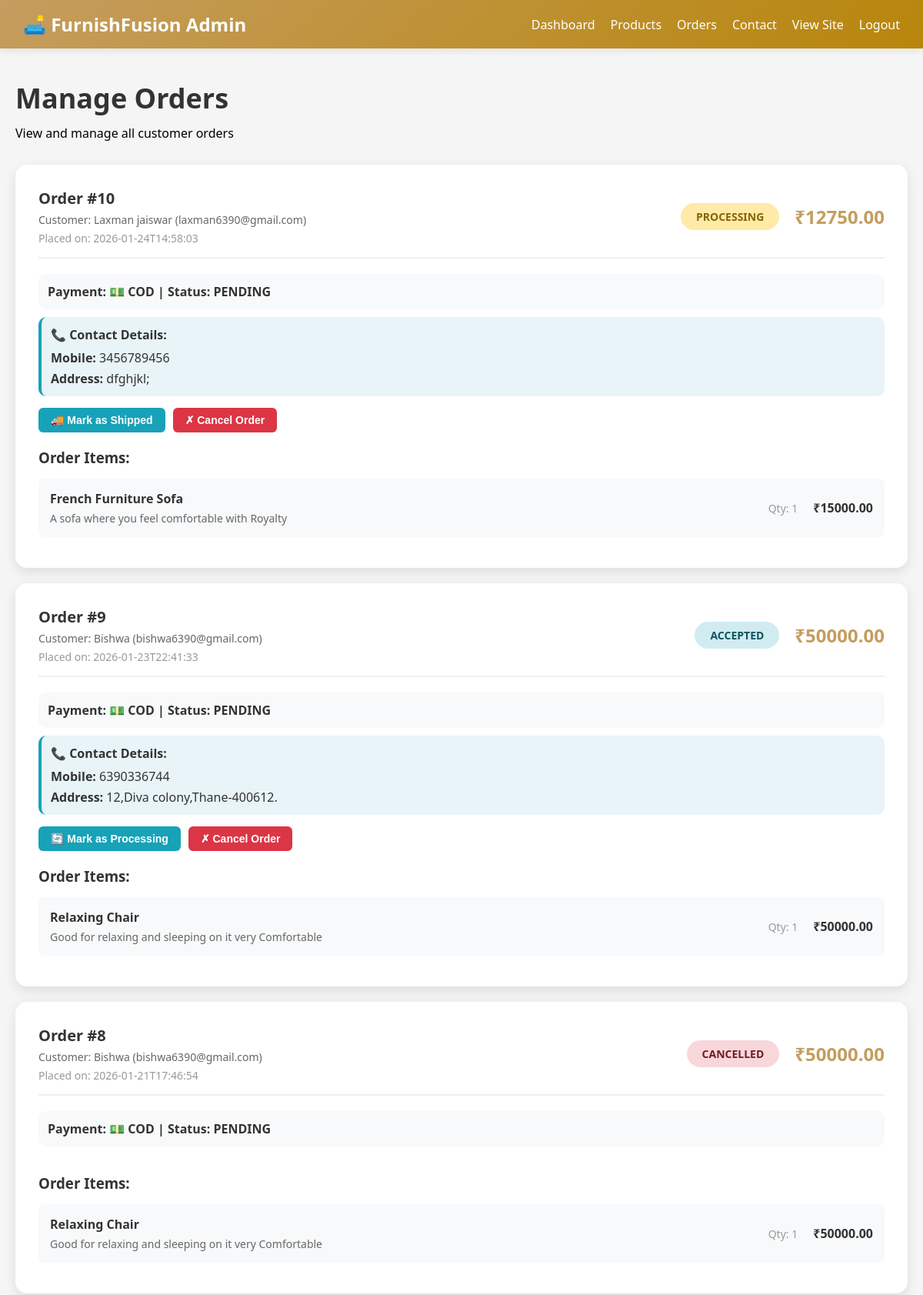
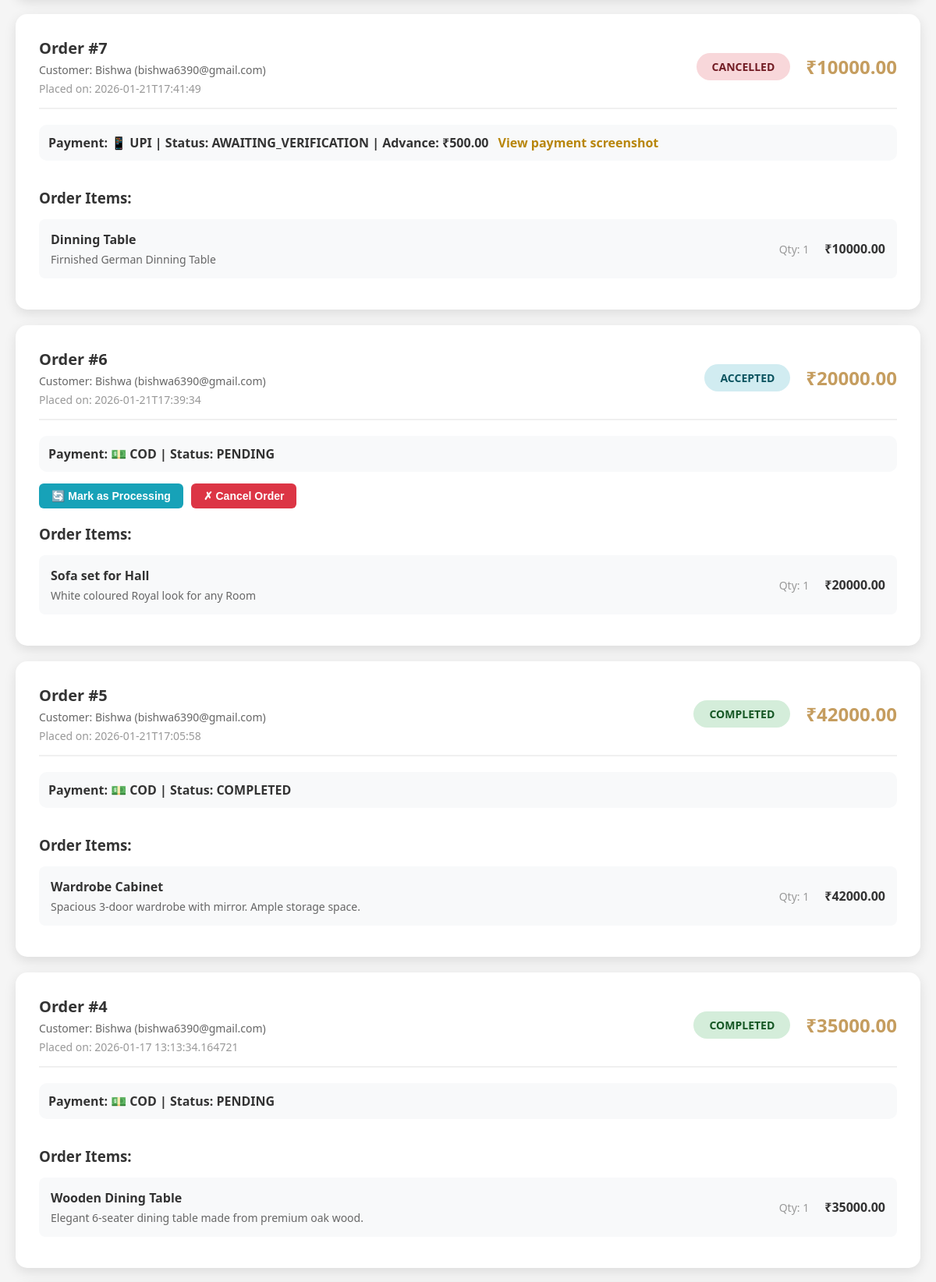
The app's page /admin/orders (signed in, upper part) with its own data (2 pictures, top to bottom).
### tables this page shows
CREATE TABLE orders (
            id INTEGER PRIMARY KEY AUTOINCREMENT,
            user_id INTEGER NOT NULL,
            total REAL NOT NULL,
            status TEXT DEFAULT 'pending',
            created_at TIMESTAMP DEFAULT CURRENT_TIMESTAMP, payment_method TEXT DEFAULT 'cod', payment_status TEXT DEFAULT 'pending', updated_at TEXT, advance_amount REAL, payment_proof_url TEXT, coupon_id INTEGER REFERENCES coupons(id), discount_amount REAL DEFAULT 0, contact_mobile TEXT, contact_address TEXT,
            FOREIGN KEY (user_id) REFERENCES users(id)
        );

CREATE TABLE users (
            id INTEGER PRIMARY KEY AUTOINCREMENT,
            name TEXT NOT NULL,
            email TEXT UNIQUE NOT NULL,
            password TEXT NOT NULL,
            created_at TIMESTAMP DEFAULT CURRENT_TIMESTAMP
        );

CREATE TABLE order_items (
            id INTEGER PRIMARY KEY AUTOINCREMENT,
            order_id INTEGER NOT NULL,
            product_id INTEGER NOT NULL,
            quantity INTEGER DEFAULT 1,
            price REAL NOT NULL,
            FOREIGN KEY (order_id) REFERENCES orders(id),
            FOREIGN KEY (product_id) REFERENCES products(id)
        );

CREATE TABLE products (
            id INTEGER PRIMARY KEY AUTOINCREMENT,
            name TEXT NOT NULL,
            description TEXT,
            price REAL NOT NULL,
            image_url TEXT,
            created_at TIMESTAMP DEFAULT CURRENT_TIMESTAMP
        , category TEXT, rating REAL DEFAULT 0.0);

### routes/admin_routes.py (the view)
    def decorated_function(*args, **kwargs):
        if "admin_id" not in session:
            flash("Admin access required. Please login as admin.", "error")
            return redirect("/admin/login")
        return f(*args, **kwargs)

### app.py (called while the page is built, shortened)
@app.context_processor
def inject_wishlist_count():
    from flask import session
    n = 0
    return {"wishlist_count": n}

### db.py (called while the page is built)
def get_db():
    db = getattr(g, '_database', None)
    if db is None:
        db = g._database = sqlite3.connect(DATABASE)
        db.row_factory = sqlite3.Row
    return db

### routes/admin_routes.py (called while the page is built)
def admin_required(f):
    def decorated_function(*args, **kwargs):
        if "admin_id" not in session:
            flash("Admin access required. Please login as admin.", "error")
            return redirect("/admin/login")
        return f(*args, **kwargs)
    decorated_function.__name__ = f.__name__
    return decorated_function

@admin_bp.route("/admin/orders")
@admin_required
def admin_orders():
    db = get_db()
    orders = db.execute(
        """SELECT o.*, u.name as user_name, u.email as user_email
           FROM orders o
           JOIN users u ON o.user_id = u.id
           ORDER BY o.created_at DESC"""
    ).fetchall()
    orders_with_items = []
    for order in orders:
        items = db.execute(
            """SELECT oi.*, p.name, p.description
               FROM order_items oi
               JOIN products p ON oi.product_id = p.id
               WHERE oi.order_id = ?""",
            (order["id"],)
        ).fetchall()
        orders_with_items.append({
            "order": order,
            "order_items": items
        })
    return render_template("admin_orders.html", orders_with_items=orders_with_items)

### templates/admin_orders.html (shortened to what this page needs)
<!DOCTYPE html>
<html lang="en">
<head>
</head>
<body>
    <nav class="navbar">
        <div class="nav-content">
            <a href="/admin/dashboard" class="nav-brand">🛋️ FurnishFusion Admin</a>
            <div class="nav-links">
                <a href="/admin/dashboard">Dashboard</a>
                <a href="/admin/products">Products</a>
                <a href="/admin/orders">Orders</a>
                <a href="/admin/contact">Contact</a>
                <a href="/products">View Site</a>
                <a href="/admin/logout">Logout</a>
            </div>
        </div>
    </nav>
    <div class="container">
        <div class="page-header">
            <h1>Manage Orders</h1>
            <p>View and manage all customer orders</p>
        </div>
        {% if orders_with_items %}
            {% for order_data in orders_with_items %}
            <div class="order-card">
                <div class="order-header">
                    <div class="order-info">
                        <div class="order-id">Order #{{ order_data.order.id }}</div>
                        <div class="order-customer">
                            Customer: {{ order_data.order.user_name }} ({{ order_data.order.user_email }})
                        </div>
                        <div class="order-date">
                            Placed on: {{ order_data.order.created_at if order_data.order.created_at else 'N/A' }}
                        </div>
                    </div>
                    <div class="order-status-section">
                        <span class="order-status status-{{ order_data.order.status.lower() }}">
                            {{ order_data.order.status }}
                        </span>
                        <div class="order-total">₹{{ "%.2f"|format(order_data.order.total) }}</div>
                    </div>
                </div>
                <div style="margin-top: 10px; padding: 12px; background:#f8f9fa; border-radius: 10px; display:flex; gap:12px; flex-wrap:wrap; align-items:center;">
                    <div style="color:#333; font-weight:600;">
                        Payment:
                        {% if order_data.order.payment_method == 'cod' %}💵 COD{% elif order_data.order.payment_method == 'upi' %}📱 UPI{% else %}{{ order_data.order.payment_method|upper }}{% endif %}
                        | Status: {{ (order_data.order.payment_status or 'pending')|upper }}
                        {% if order_data.order.advance_amount %}
                            | Advance: ₹{{ "%.2f"|format(order_data.order.advance_amount) }}
                        {% endif %}
                    </div>
                    {% if order_data.order.payment_proof_url %}
                        <a href="{{ order_data.order.payment_proof_url }}" target="_blank" style="color:#B8860B; font-weight:700; text-decoration:none;">
                            View payment screenshot
                        </a>
                    {% endif %}
                </div>
                {% if order_data.order.contact_mobile or order_data.order.contact_address %}
                <div style="margin-top: 10px; padding: 12px; background:#e8f4f8; border-radius: 10px; border-left: 4px solid #17a2b8;">
                    <div style="font-weight:700; color:#333; margin-bottom:8px;">📞 Contact Details:</div>
                    {% if order_data.order.contact_mobile %}
                        <div style="margin-bottom:5px; color:#333;">
                            <strong>Mobile:</strong> {{ order_data.order.contact_mobile }}
                        </div>
                    {% endif %}
                    {% if order_data.order.contact_address %}
                        <div style="color:#333;">
                            <strong>Address:</strong> {{ order_data.order.contact_address }}
                        </div>
                    {% endif %}
                </div>
                {% endif %}
                <div class="status-actions">
                    {% if order_data.order.status.lower() == 'pending' %}
                    <form method="POST" action="/admin/orders/update-status/{{ order_data.order.id }}" style="display: inline;">
                        <input type="hidden" name="status" value="accepted">
                        <button type="submit" class="btn-status btn-accept">✓ Accept Order</button>
                    </form>
                    <form method="POST" action="/admin/orders/update-status/{{ order_data.order.id }}" style="display: inline;">
                        <input type="hidden" name="status" value="cancelled">
                        <button type="submit" class="btn-status btn-cancel" onclick="return confirm('Are you sure you want to cancel this order?');">✗ Cancel Order</button>
                    </form>
                    {% elif order_data.order.status.lower() == 'accepted' %}
                    <form method="POST" action="/admin/orders/update-status/{{ order_data.order.id }}" style="display: inline;">
                        <button type="submit" class="btn-status btn-complete">🔄 Mark as Processing</button>
                    </form>
                    <form method="POST" action="/admin/orders/update-status/{{ order_data.order.id }}" style="display: inline;">
                        <button type="submit" class="btn-status btn-cancel" onclick="return confirm('Are you sure you want to cancel this order?');">✗ Cancel Order</button>
                    </form>
                    {% elif order_data.order.status.lower() == 'processing' %}
                    <form method="POST" action="/admin/orders/update-status/{{ order_data.order.id }}" style="display: inline;">
                        <button type="submit" class="btn-status btn-complete">🚚 Mark as Shipped</button>
                    </form>
                    <form method="POST" action="/admin/orders/update-status/{{ order_data.order.id }}" style="display: inline;">
                        <button type="submit" class="btn-status btn-cancel" onclick="return confirm('Are you sure you want to cancel this order?');">✗ Cancel Order</button>
                    </form>
                    {% elif order_data.order.status.lower() == 'shipped' %}
                    <form method="POST" action="/admin/orders/update-status/{{ order_data.order.id }}" style="display: inline;">
                        <input type="hidden" name="status" value="delivered">
                        <button type="submit" class="btn-status btn-complete">🎉 Mark as Delivered</button>
                    </form>
                    {% elif order_data.order.status.lower() == 'delivered' %}
                    <form method="POST" action="/admin/orders/update-status/{{ order_data.order.id }}" style="display: inline;">
                        <input type="hidden" name="status" value="completed">
                        <button type="submit" class="btn-status btn-complete">✅ Mark as Completed</button>
                    </form>
                    {% endif %}
                </div>
                <div class="order-items">
                    <h3 style="margin-bottom: 15px; color: #333;">Order Items:</h3>
                    {% for item in order_data.order_items %}
                    <div class="order-item">
                        <div class="item-info">
                            <div class="item-name">{{ item.name }}</div>
                            <div class="item-details">{{ item.description or 'Premium quality furniture' }}</div>
                        </div>
                        <div class="item-quantity">Qty: {{ item.quantity }}</div>
                        <div class="item-price">₹{{ "%.2f"|format(item.price * item.quantity) }}</div>
                    </div>
                    {% endfor %}
                </div>
            </div>
            {% endfor %}
        {% else %}
        <div class="empty-state">
            <div class="empty-state-icon">📭</div>
            <h2>No Orders Yet</h2>
            <p>Orders will appear here when customers place them.</p>
        </div>
        {% endif %}
    </div>
</body>
</html>

### templates/admin_orders.html (style rules this page uses)
* { margin: 0; padding: 0; box-sizing: border-box; }
body { font-family: 'Segoe UI', Tahoma, Geneva, Verdana, sans-serif; background: #f5f5f5; min-height: 100vh; }
.navbar { background: linear-gradient(135deg, #C59D5F 0%, #B8860B 100%); color: white; padding: 15px 30px; box-shadow: 0 2px 10px rgba(0, 0, 0, 0.1); }
.nav-content { max-width: 1400px; margin: 0 auto; display: flex; justify-content: space-between; align-items: center; }
.nav-brand { font-size: 24px; font-weight: 700; cursor: pointer; text-decoration: none; color: white; }
.nav-links { display: flex; gap: 20px; align-items: center; }
.nav-links a { color: white; text-decoration: none; font-weight: 500; }
.container { max-width: 1400px; margin: 40px auto; padding: 0 20px; }
.page-header { margin-bottom: 30px; }
.page-header h1 { color: #333; font-size: 36px; margin-bottom: 10px; }
.order-card { background: white; border-radius: 15px; padding: 30px; margin-bottom: 20px; box-shadow: 0 5px 15px rgba(0, 0, 0, 0.1); }
.order-header { display: flex; justify-content: space-between; align-items: center; margin-bottom: 20px; padding-bottom: 15px; border-bottom: 2px solid #f0f0f0; }
.order-info { flex: 1; }
.order-id { font-size: 20px; font-weight: 700; color: #333; margin-bottom: 5px; }
.order-customer { color: #666; font-size: 14px; margin-bottom: 5px; }
.order-date { color: #999; font-size: 14px; }
.order-status-section { display: flex; align-items: center; gap: 20px; }
.order-status { padding: 8px 20px; border-radius: 20px; font-size: 14px; font-weight: 600; text-transform: uppercase; }
.status-accepted { background: #d1ecf1; color: #0c5460; }
.status-processing { background: #ffeaa7; color: #856404; }
.status-completed { background: #d4edda; color: #155724; }
.status-cancelled { background: #f8d7da; color: #721c24; }
.order-total { font-size: 24px; font-weight: 700; color: #C59D5F; }
.status-actions { display: flex; gap: 10px; margin-top: 15px; }
.btn-status { padding: 8px 16px; border: none; border-radius: 6px; cursor: pointer; font-size: 14px; font-weight: 600; transition: all 0.3s; }
.btn-cancel { background: #dc3545; color: white; }
.btn-complete { background: #17a2b8; color: white; }
.order-items { margin-top: 20px; }
.order-item { display: flex; justify-content: space-between; align-items: center; padding: 15px; background: #f8f9fa; border-radius: 8px; margin-bottom: 10px; }
.item-info { flex: 1; }
.item-name { font-weight: 600; color: #333; margin-bottom: 5px; }
.item-details { color: #666; font-size: 14px; }
.item-quantity { color: #999; font-size: 14px; margin: 0 20px; }
.item-price { font-weight: 600; color: #333; }

### records on screen
orders: order.id "10", order "2026-01-24T14:58:03", order.status "PROCESSING", order.total "12750.00", payment_status "PENDING", order.contact_mobile "3456789456", order.contact_address "dfghjkl;"
users: order.user_name "Laxman jaiswar", order.user_email "laxman6390@gmail.com"
order_items: name "French Furniture Sofa", description "A sofa where you feel comfortable with Royalty", quantity "1", item.price*item.quantity "15000.00"
orders: order.id "9", order "2026-01-23T22:41:33", order.status "ACCEPTED", order.total "50000.00", payment_status "PENDING", order.contact_mobile "6390336744", order.contact_address "12,Diva colony,Thane-400612."
users: order.user_name "Bishwa" "Bishwa" "Bishwa" "Bishwa" "Bishwa" "Bishwa", order.user_email "bishwa6390@gmail.com" "bishwa6390@gmail.com" "bishwa6390@gmail.com" "bishwa6390@gmail.com" "bishwa6390@gmail.com" "bishwa6390@gmail.com"
order_items: name "Relaxing Chair", description "Good for relaxing and sleeping on it very Comfortable", quantity "1", item.price*item.quantity "50000.00"
orders: order.id "8", order "2026-01-21T17:46:54", order.status "CANCELLED", order.total "50000.00", payment_status "PENDING"
order_items: name "Relaxing Chair", description "Good for relaxing and sleeping on it very Comfortable", quantity "1", item.price*item.quantity "50000.00"
orders: order.id "7", order "2026-01-21T17:41:49", order.status "CANCELLED", order.total "10000.00", payment_status "AWAITING_VERIFICATION", order.advance_amount "500.00"
order_items: name "Dinning Table", description "Firnished German Dinning Table", quantity "1", item.price*item.quantity "10000.00"
orders: order.id "6", order "2026-01-21T17:39:34", order.status "ACCEPTED", order.total "20000.00", payment_status "PENDING"
order_items: name "Sofa set for Hall", description "White coloured Royal look for any Room", quantity "1", item.price*item.quantity "20000.00"
orders: order.id "5", order "2026-01-21T17:05:58", order.status "COMPLETED", order.total "42000.00", payment_status "COMPLETED"
order_items: name "Wardrobe Cabinet", description "Spacious 3-door wardrobe with mirror. Ample storage space.", quantity "1", item.price*item.quantity "42000.00"
orders: order.id "4", order "2026-01-17 13:13:34.164721", order.status "COMPLETED", order.total "35000.00", payment_status "PENDING"
order_items: name "Wooden Dining Table", description "Elegant 6-seater dining table made from premium oak wood.", quantity "1", item.price*item.quantity "35000.00"
